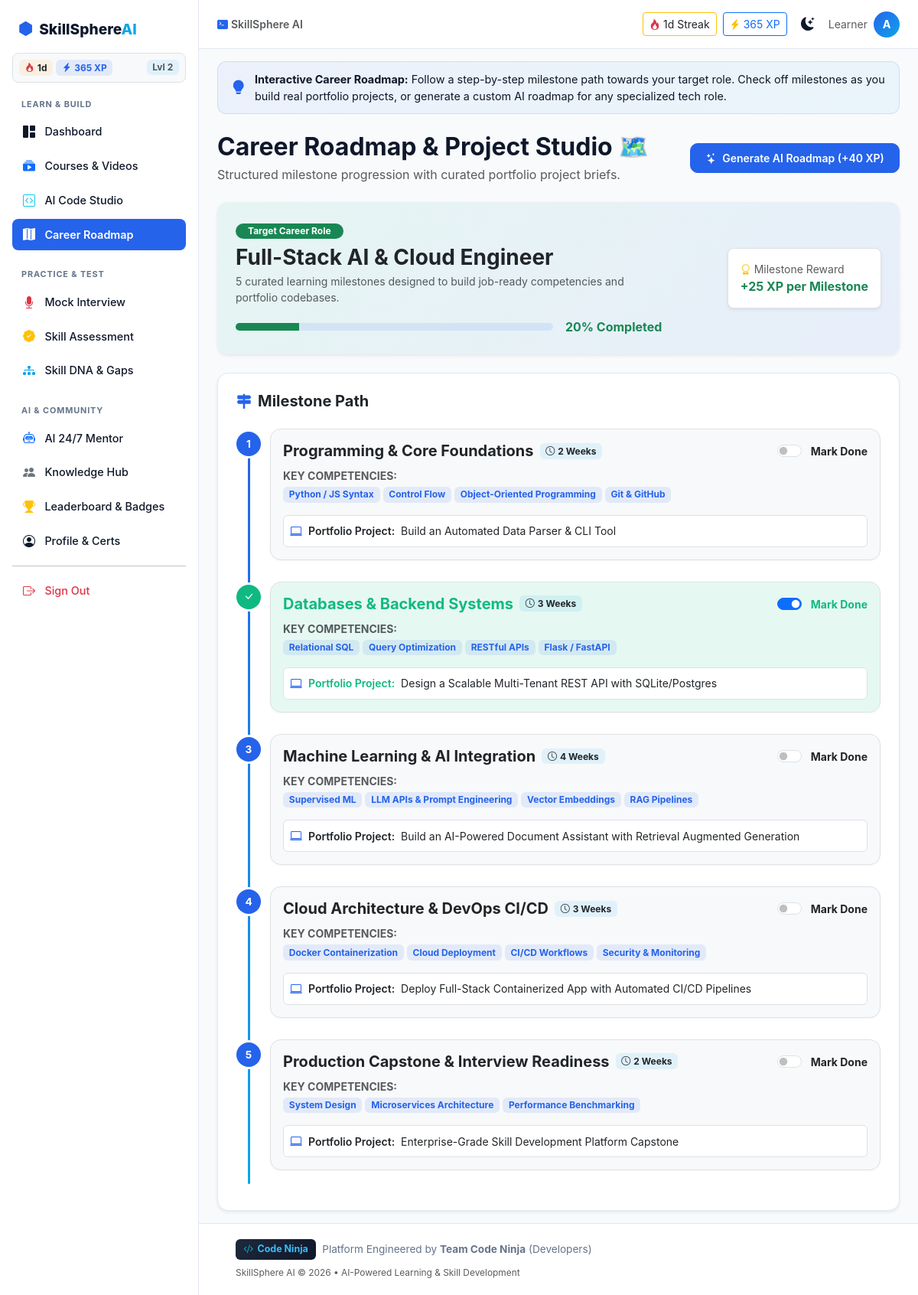
Screenshot of /roadmap (signed in) with the database file from the repository.
### tables this page shows
CREATE TABLE user_gamification (
                id INTEGER PRIMARY KEY AUTOINCREMENT,
                user_id INTEGER UNIQUE NOT NULL,
                xp INTEGER DEFAULT 0,
                streak INTEGER DEFAULT 1,
                level INTEGER DEFAULT 1,
                last_active DATE,
                badges TEXT DEFAULT '["Welcome Explorer"]',
                FOREIGN KEY (user_id) REFERENCES users(id) ON DELETE CASCADE
            );

CREATE TABLE roadmaps (
                id INTEGER PRIMARY KEY AUTOINCREMENT,
                user_id INTEGER NOT NULL,
                target_role TEXT NOT NULL,
                milestones_json TEXT NOT NULL,
                created_at TIMESTAMP DEFAULT CURRENT_TIMESTAMP,
                FOREIGN KEY (user_id) REFERENCES users(id) ON DELETE CASCADE
            );

### app.py (the view)
@app.route("/roadmap")
@login_required
def roadmap():
    user_id = session["user_id"]
    rm = run_query("SELECT * FROM roadmaps WHERE user_id = %s ORDER BY created_at DESC LIMIT 1", (user_id,), fetchone=True)
    if rm:
        try:
            milestones = json.loads(rm["milestones_json"])
            target_role = rm["target_role"]
        except Exception:
            milestones = DEFAULT_ROADMAP_MILESTONES
            target_role = "Full-Stack AI & Cloud Engineer"
    else:
        milestones = DEFAULT_ROADMAP_MILESTONES
        target_role = "Full-Stack AI & Cloud Engineer"
    completed_count = sum(1 for m in milestones if m.get("completed"))
    percent = round((completed_count / len(milestones)) * 100) if milestones else 0
    return render_template("roadmap.html", target_role=target_role, milestones=milestones, completion_percent=percent)

### app.py (called while the page is built, shortened)
def get_db():
    conn = sqlite3.connect(str(DB_FILE))
    conn.row_factory = sqlite3.Row
    return conn, "sqlite"

def get_gamification(user_id):
    g = run_query("SELECT * FROM user_gamification WHERE user_id = %s", (user_id,), fetchone=True)
    if g and isinstance(g.get("badges"), str):
        try:
            g["badges_list"] = json.loads(g["badges"])
        except Exception:
            g["badges_list"] = ["Welcome Explorer"]
    else:
        g["badges_list"] = ["Welcome Explorer"]
    return g

def login_required(view):
    @wraps(view)
    def wrapped(*args, **kwargs):
        if "user_id" not in session:
            flash("Please log in to continue.", "warning")
            return redirect(url_for("login"))
        return view(*args, **kwargs)
    return wrapped

@app.context_processor
def inject_gamification():
    if "user_id" in session:
        g = get_gamification(session["user_id"])
        return {
            "user_xp": g.get("xp", 0) if g else 0,
            "user_streak": g.get("streak", 1) if g else 1,
            "user_level": g.get("level", 1) if g else 1,
            "user_badges": g.get("badges_list", []) if g else [],
        }
    return {}

### templates/roadmap.html (shortened to what this page needs)
{% extends "base.html" %}
{% block content %}
<div class="page-guide-banner">
    <i class="bi bi-lightbulb-fill"></i>
    <div>
        <strong>Interactive Career Roadmap:</strong> Follow a step-by-step milestone path towards your target role. Check off milestones as you build real portfolio projects, or generate a custom AI roadmap for any specialized tech role.
    </div>
</div>
<div class="d-flex justify-content-between align-items-center mb-4 flex-wrap gap-2">
    <div>
        <h2 class="fw-bold mb-1">Career Roadmap & Project Studio 🗺️</h2>
        <p class="text-muted mb-0">Structured milestone progression with curated portfolio project briefs.</p>
    </div>
    <div class="d-flex gap-2">
        <button class="btn btn-brand btn-sm" data-bs-toggle="modal" data-bs-target="#newRoadmapModal">
            <i class="bi bi-stars me-1"></i> Generate AI Roadmap (+40 XP)
        </button>
    </div>
</div>
<div class="card p-4 mb-4 border-0 shadow-sm" style="background: linear-gradient(135deg, rgba(16, 185, 129, 0.08), rgba(37, 99, 235, 0.08));">
    <div class="row align-items-center g-3">
        <div class="col-md-8">
            <span class="badge bg-success text-white px-3 py-1 rounded-pill mb-2">Target Career Role</span>
            <h3 class="fw-bold mb-1">{{ target_role }}</h3>
            <p class="text-muted small mb-3">5 curated learning milestones designed to build job-ready competencies and portfolio codebases.</p>
            <div class="d-flex align-items-center gap-3">
                <div class="progress flex-grow-1" style="height: 10px;">
                    <div class="progress-bar bg-success" id="overallProgressBar" style="width: {{ completion_percent }}%;"></div>
                </div>
                <span class="fw-bold text-success" id="percentText">{{ completion_percent }}% Completed</span>
            </div>
        </div>
        <div class="col-md-4 text-md-end">
            <div class="p-3 bg-white rounded-3 border d-inline-block text-start shadow-sm" style="background-color: var(--card-bg) !important;">
                <span class="small text-muted d-block"><i class="bi bi-award text-warning me-1"></i>Milestone Reward</span>
                <span class="fw-bold text-success">+25 XP per Milestone</span>
            </div>
        </div>
    </div>
</div>
<div class="card p-4 shadow-sm">
    <h5 class="fw-bold mb-4"><i class="bi bi-signpost-2-fill text-primary-brand me-2"></i>Milestone Path</h5>
    <div class="roadmap-timeline" id="milestonesContainer">
        {% for m in milestones %}
        <div class="roadmap-node {{ 'completed' if m.completed else '' }}" id="node-{{ m.id }}">
            <div class="roadmap-node-badge">
                {% if m.completed %}<i class="bi bi-check-lg"></i>{% else %}{{ m.step }}{% endif %}
            </div>
            <div class="card p-3 ms-2 border {{ 'bg-success-soft' if m.completed else 'bg-body-tertiary' }}">
                <div class="d-flex justify-content-between align-items-start mb-2 flex-wrap gap-2">
                    <div>
                        <div class="d-flex align-items-center gap-2">
                            <h5 class="fw-bold mb-0">{{ m.title }}</h5>
                            <span class="badge bg-secondary-soft text-dark small"><i class="bi bi-clock me-1"></i>{{ m.duration }}</span>
                        </div>
                    </div>
                    <div class="form-check form-switch">
                        <input class="form-check-input milestone-toggle" type="checkbox" role="switch" data-id="{{ m.id }}" {{ 'checked' if m.completed else '' }}>
                        <label class="form-check-label small fw-bold ms-1">Mark Done</label>
                    </div>
                </div>
                <div class="mb-2">
                    <span class="small fw-bold text-muted d-block mb-1">KEY COMPETENCIES:</span>
                    <div class="d-flex gap-1 flex-wrap">
                        {% for s in m.skills %}
                        <span class="badge bg-primary-soft text-primary-brand">{{ s }}</span>
                        {% endfor %}
                    </div>
                </div>
                <div class="p-2 rounded-2 bg-white border mt-2" style="background-color: var(--card-bg) !important;">
                    <div class="d-flex align-items-center gap-2">
                        <i class="bi bi-laptop text-primary-brand"></i>
                        <span class="small fw-semibold">Portfolio Project:</span>
                        <span class="small text-body">{{ m.project }}</span>
                    </div>
                </div>
            </div>
        </div>
        {% endfor %}
    </div>
</div>
{% endblock %}

### templates/base.html (shortened to what this page needs)
<!DOCTYPE html>
<html lang="en" data-bs-theme="light">
<head>
<link href="https://cdn.jsdelivr.net/npm/bootstrap@5.3.3/dist/css/bootstrap.min.css" rel="stylesheet">
<link rel="stylesheet" href="https://cdn.jsdelivr.net/npm/bootstrap-icons@1.11.3/font/bootstrap-icons.css">
<link rel="stylesheet" href="{{ url_for('static', filename='style.css') }}">
</head>
<body class="{% if session.user_id %}has-sidebar{% endif %}">
{% if session.user_id %}
<div class="sidebar" id="sidebar">
    <div class="sidebar-brand">
        <i class="bi bi-hexagon-fill text-primary-brand"></i>
        <span>SkillSphere<span class="text-accent">AI</span></span>
    </div>
    <div class="px-2 py-2 mb-2 rounded-3 bg-body-tertiary border d-flex align-items-center justify-content-between">
        <div class="d-flex align-items-center gap-1">
            <span class="badge bg-warning-soft text-dark fw-bold"><i class="bi bi-fire text-danger me-1"></i>{{ user_streak or 1 }}d</span>
            <span class="badge bg-primary-soft text-primary-brand fw-bold"><i class="bi bi-lightning-charge-fill me-1"></i>{{ user_xp or 100 }} XP</span>
        </div>
        <span class="badge bg-secondary-soft text-muted small">Lvl {{ user_level or 1 }}</span>
    </div>
    <nav class="sidebar-nav">
        <div class="nav-category-header">Learn & Build</div>
        <a href="{{ url_for('dashboard') }}" class="{{ 'active' if request.endpoint == 'dashboard' }}">
            <i class="bi bi-grid-1x2-fill"></i> Dashboard
        </a>
        <a href="{{ url_for('courses') }}" class="{{ 'active' if request.endpoint in ['courses','learn'] }}">
            <i class="bi bi-collection-play-fill text-primary"></i> Courses & Videos
        </a>
        <a href="{{ url_for('code_studio') }}" class="{{ 'active' if request.endpoint == 'code_studio' }}">
            <i class="bi bi-code-square text-info"></i> AI Code Studio
        </a>
        <a href="{{ url_for('roadmap') }}" class="{{ 'active' if request.endpoint == 'roadmap' }}">
            <i class="bi bi-map-fill text-success"></i> Career Roadmap
        </a>
        <div class="nav-category-header mt-2">Practice & Test</div>
        <a href="{{ url_for('interview') }}" class="{{ 'active' if request.endpoint == 'interview' }}">
            <i class="bi bi-mic-fill text-danger"></i> Mock Interview
        </a>
        <a href="{{ url_for('assessment') }}" class="{{ 'active' if request.endpoint == 'assessment' }}">
            <i class="bi bi-patch-check-fill text-warning"></i> Skill Assessment
        </a>
        <a href="{{ url_for('skills') }}" class="{{ 'active' if request.endpoint == 'skills' }}">
            <i class="bi bi-diagram-3-fill text-accent"></i> Skill DNA & Gaps
        </a>
        <div class="nav-category-header mt-2">AI & Community</div>
        <a href="{{ url_for('mentor') }}" class="{{ 'active' if request.endpoint == 'mentor' }}">
            <i class="bi bi-robot text-primary"></i> AI 24/7 Mentor
        </a>
        <a href="{{ url_for('hub') }}" class="{{ 'active' if request.endpoint == 'hub' }}">
            <i class="bi bi-people-fill text-secondary"></i> Knowledge Hub
        </a>
        <a href="{{ url_for('leaderboard') }}" class="{{ 'active' if request.endpoint == 'leaderboard' }}">
            <i class="bi bi-trophy-fill text-warning"></i> Leaderboard & Badges
        </a>
        <a href="{{ url_for('profile') }}" class="{{ 'active' if request.endpoint == 'profile' }}">
            <i class="bi bi-person-circle"></i> Profile & Certs
        </a>
        <hr class="my-2">
        <a href="{{ url_for('logout') }}" class="text-danger">
            <i class="bi bi-box-arrow-right"></i> Sign Out
        </a>
    </nav>
</div>
{% endif %}
<header class="topbar {% if session.user_id %}with-sidebar{% endif %}">
    <div class="d-flex align-items-center gap-2">
        {% if session.user_id %}
        <span class="d-none d-md-inline-block text-muted small fw-semibold">
            <i class="bi bi-terminal-fill text-primary-brand me-1"></i>SkillSphere AI
        </span>
        {% endif %}
    </div>
    <div class="d-flex align-items-center gap-2">
        {% if session.user_id %}
        <a href="{{ url_for('leaderboard') }}" class="btn btn-sm btn-outline-warning text-dark border-warning d-none d-sm-inline-flex align-items-center gap-1 text-decoration-none">
            <i class="bi bi-fire text-danger"></i> {{ user_streak or 1 }}d Streak
        </a>
        <a href="{{ url_for('leaderboard') }}" class="btn btn-sm btn-outline-primary d-none d-sm-inline-flex align-items-center gap-1 text-decoration-none">
            <i class="bi bi-lightning-charge-fill text-warning"></i> {{ user_xp or 100 }} XP
        </a>
        {% endif %}
        <button class="btn btn-icon" id="themeToggle" title="Toggle dark mode">
            <i class="bi bi-moon-stars-fill" id="themeIcon"></i>
        </button>
        {% if not session.user_id %}
            <a href="{{ url_for('demo_login', role='learner') }}" class="btn btn-brand btn-sm d-none d-sm-inline-block">1-Click Demo</a>
            <a href="{{ url_for('login') }}" class="btn btn-outline-brand btn-sm">Login</a>
            <a href="{{ url_for('register') }}" class="btn btn-brand btn-sm">Register</a>
        {% else %}
            <span class="d-none d-sm-inline text-muted small">{{ session.role }}</span>
            <a href="{{ url_for('profile') }}" class="avatar-badge text-decoration-none">{{ session.name[0]|upper }}</a>
        {% endif %}
    </div>
</header>
<main class="{% if session.user_id %}with-sidebar{% endif %}">
    <div class="container-fluid px-3 px-md-4 py-3">
        {% block content %}{% endblock %}
    </div>
</main>
<footer class="code-ninja-footer {% if session.user_id %}with-sidebar{% endif %}">
    <div class="container-fluid px-3 px-md-4 d-flex justify-content-between align-items-center flex-wrap gap-2">
        <div class="d-flex align-items-center gap-2">
            <span class="code-ninja-badge"><i class="bi bi-code-slash text-info"></i> Code Ninja</span>
            <span>Platform Engineered by <strong>Team Code Ninja</strong> (Developers)</span>
        </div>
        <div class="text-muted small">
            <span>SkillSphere AI &copy; 2026 • AI-Powered Learning & Skill Development</span>
        </div>
    </div>
</footer>
</body>
</html>

### rows the page displays
user_gamification: xp "365"
roadmaps: target_role "Full-Stack AI & Cloud Engineer"

### other values shown
{{ user_streak or 1 }} "1"
{{ user_level or 1 }} "2"
{{ session.role }} "Learner"
{{ session.name[0]|upper }} "A"
{{ completion_percent }} "20"
{{ m.step }} "1" "3" "4" "5"
{{ m.title }} "Programming & Core Foundations" "Databases & Backend Systems" "Machine Learning & AI Integration" "Cloud Architecture & DevOps CI/CD" "Production Capstone & Interview Readiness"
{{ m.duration }} "2 Weeks" "3 Weeks" "4 Weeks" "3 Weeks" "2 Weeks"
{{ s }} "Python / JS Syntax" "Control Flow" "Object-Oriented Programming" "Git & GitHub" "Relational SQL" "Query Optimization" "RESTful APIs" "Flask / FastAPI" "Supervised ML" "LLM APIs & Prompt Engineering" "Vector Embeddings" "RAG Pipelines" "Docker Containerization" "Cloud Deployment" "CI/CD Workflows" "Security & Monitoring" "System Design" "Microservices Architecture" "Performance Benchmarking"
{{ m.project }} "Build an Automated Data Parser & CLI Tool" "Design a Scalable Multi-Tenant REST API with SQLite/Postgres" "Build an AI-Powered Document Assistant with Retrieval Augmented Generation" "Deploy Full-Stack Containerized App with Automated CI/CD Pipelines" "Enterprise-Grade Skill Development Platform Capstone"
